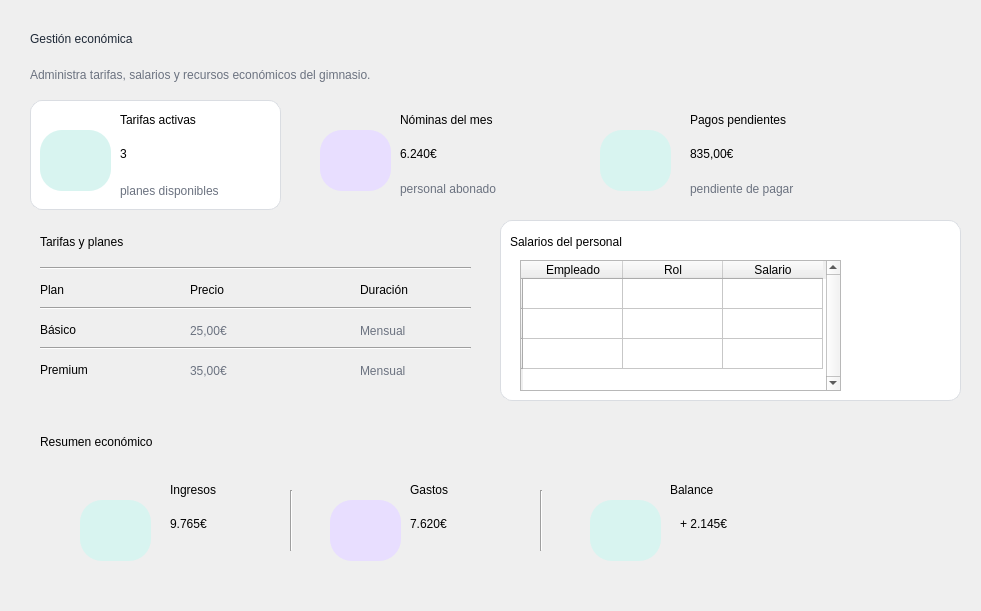
   <widget class="QFrame" name="frameContenido">
    <property name="geometry">
     <rect>
      <x>220</x>
      <y>90</y>
      <width>981</width>
      <height>611</height>
     </rect>
    </property>
    <property name="frameShape">
     <enum>QFrame::NoFrame</enum>
    </property>
    <widget class="QLabel" name="lblBienvenida">
     <property name="geometry">
      <rect>
       <x>30</x>
       <y>22</y>
       <width>300</width>
       <height>34</height>
      </rect>
     </property>
     <property name="styleSheet">
      <string notr="true">font:bold 20pt &quot;Segoe UI&quot;; color:#1F2937;</string>
     </property>
     <property name="text">
      <string>Gestión económica</string>
     </property>
    </widget>
    <widget class="QLabel" name="lblResumen">
     <property name="geometry">
      <rect>
       <x>30</x>
       <y>65</y>
       <width>470</width>
       <height>20</height>
      </rect>
     </property>
     <property name="styleSheet">
      <string notr="true">font:9pt &quot;Segoe UI&quot;; color:#6B7280;</string>
     </property>
     <property name="text">
      <string>Administra tarifas, salarios y recursos económicos del gimnasio.</string>
     </property>
    </widget>
    <widget class="QFrame" name="card3">
     <property name="geometry">
      <rect>
       <x>310</x>
       <y>100</y>
       <width>251</width>
       <height>110</height>
      </rect>
     </property>
     <widget class="QLabel" name="lblIconCal">
      <property name="geometry">
       <rect>
        <x>10</x>
        <y>30</y>
        <width>71</width>
        <height>61</height>
       </rect>
      </property>
      <property name="styleSheet">
       <string notr="true">background-color:#E8DEFF; border-radius:22px; font:17pt &quot;Segoe UI Emoji&quot;;</string>
      </property>
      <property name="text">
       <string/>
      </property>
     </widget>
     <widget class="QLabel" name="lblTituloasistencia">
      <property name="geometry">
       <rect>
        <x>90</x>
        <y>10</y>
        <width>131</width>
        <height>20</height>
       </rect>
      </property>
      <property name="styleSheet">
       <string notr="true">font:bold 11pt &quot;Segoe UI&quot;;</string>
      </property>
      <property name="text">
       <string>Nóminas del mes</string>
      </property>
     </widget>
     <widget class="QLabel" name="labelNominasMesEco">
      <property name="geometry">
       <rect>
        <x>90</x>
        <y>40</y>
        <width>131</width>
        <height>28</height>
       </rect>
      </property>
      <property name="styleSheet">
       <string notr="true">font:bold 20pt &quot;Segoe UI&quot;;color: rgb(0, 0, 0)</string>
      </property>
      <property name="text">
       <string>6.240€</string>
      </property>
     </widget>
     <widget class="QLabel" name="lblSubAs_2">
      <property name="geometry">
       <rect>
        <x>90</x>
        <y>80</y>
        <width>111</width>
        <height>18</height>
       </rect>
      </property>
      <property name="styleSheet">
       <string notr="true">color:#6B7280; font:9pt &quot;Segoe UI&quot;;</string>
      </property>
      <property name="text">
       <string>personal abonado</string>
      </property>
     </widget>
     <widget class="QLabel" name="label_6">
      <property name="geometry">
       <rect>
        <x>25</x>
        <y>40</y>
        <width>41</width>
        <height>41</height>
       </rect>
      </property>
      <property name="text">
       <string/>
      </property>
      <property name="pixmap">
       <pixmap>../imagenes/euro.png</pixmap>
      </property>
      <property name="scaledContents">
       <bool>true</bool>
      </property>
     </widget>
    </widget>
    <widget class="QFrame" name="card4">
     <property name="geometry">
      <rect>
       <x>590</x>
       <y>100</y>
       <width>281</width>
       <height>110</height>
      </rect>
     </property>
     <widget class="QLabel" name="lblIconAs">
      <property name="geometry">
       <rect>
        <x>10</x>
        <y>30</y>
        <width>71</width>
        <height>61</height>
       </rect>
      </property>
      <property name="styleSheet">
       <string notr="true">background-color:#D8F4F0; color:#18B7A5; border-radius:22px; font:bold 20pt &quot;Segoe UI&quot;;</string>
      </property>
      <property name="text">
       <string/>
      </property>
     </widget>
     <widget class="QLabel" name="lblTituloocupacion">
      <property name="geometry">
       <rect>
        <x>100</x>
        <y>10</y>
        <width>151</width>
        <height>20</height>
       </rect>
      </property>
      <property name="styleSheet">
       <string notr="true">font:bold 11pt &quot;Segoe UI&quot;;</string>
      </property>
      <property name="text">
       <string>Pagos pendientes</string>
      </property>
     </widget>
     <widget class="QLabel" name="labelPagosPendientesEco">
      <property name="geometry">
       <rect>
        <x>100</x>
        <y>40</y>
        <width>111</width>
        <height>28</height>
       </rect>
      </property>
      <property name="styleSheet">
       <string notr="true">font:bold 20pt &quot;Segoe UI&quot;; color:black;</string>
      </property>
      <property name="text">
       <string>835,00€</string>
      </property>
     </widget>
     <widget class="QLabel" name="lblSubAs">
      <property name="geometry">
       <rect>
        <x>100</x>
        <y>80</y>
        <width>131</width>
        <height>18</height>
       </rect>
      </property>
      <property name="styleSheet">
       <string notr="true">color:#6B7280; font:9pt &quot;Segoe UI&quot;;</string>
      </property>
      <property name="text">
       <string>pendiente de pagar</string>
      </property>
     </widget>
     <widget class="QLabel" name="label_7">
      <property name="geometry">
       <rect>
        <x>23</x>
        <y>40</y>
        <width>51</width>
        <height>41</height>
       </rect>
      </property>
      <property name="styleSheet">
       <string notr="true">image: url(./src/vista/imagenes/tarjeta-de-credito.png)</string>
      </property>
      <property name="text">
       <string/>
      </property>
     </widget>
    </widget>
    <widget class="QFrame" name="cardTabla">
     <property name="geometry">
      <rect>
       <x>30</x>
       <y>220</y>
       <width>451</width>
       <height>181</height>
      </rect>
     </property>
     <widget class="QLabel" name="lblTituloTabla">
      <property name="geometry">
       <rect>
        <x>10</x>
        <y>10</y>
        <width>301</width>
        <height>24</height>
       </rect>
      </property>
      <property name="styleSheet">
       <string notr="true">font:bold 15pt &quot;Segoe UI&quot;;</string>
      </property>
      <property name="text">
       <string>Tarifas y planes</string>
      </property>
     </widget>
     <widget class="Line" name="line">
      <property name="geometry">
       <rect>
        <x>10</x>
        <y>40</y>
        <width>431</width>
        <height>16</height>
       </rect>
      </property>
      <property name="orientation">
       <enum>Qt::Horizontal</enum>
      </property>
     </widget>
     <widget class="QLabel" name="lblTituloproxclase_3">
      <property name="geometry">
       <rect>
        <x>10</x>
        <y>60</y>
        <width>131</width>
        <height>20</height>
       </rect>
      </property>
      <property name="styleSheet">
       <string notr="true">font:bold 11pt &quot;Segoe UI&quot;;</string>
      </property>
      <property name="text">
       <string>Plan</string>
      </property>
     </widget>
     <widget class="QLabel" name="lblTituloproxclase_4">
      <property name="geometry">
       <rect>
        <x>10</x>
        <y>100</y>
        <width>131</width>
        <height>20</height>
       </rect>
      </property>
      <property name="styleSheet">
       <string notr="true">font:bold 11pt &quot;Segoe UI&quot;;</string>
      </property>
      <property name="text">
       <string>Básico</string>
      </property>
     </widget>
     <widget class="QLabel" name="lblTituloproxclase_5">
      <property name="geometry">
       <rect>
        <x>10</x>
        <y>140</y>
        <width>131</width>
        <height>20</height>
       </rect>
      </property>
      <property name="styleSheet">
       <string notr="true">font:bold 11pt &quot;Segoe UI&quot;;</string>
      </property>
      <property name="text">
       <string>Premium</string>
      </property>
     </widget>
     <widget class="QLabel" name="labelBasicoPrecio">
      <property name="geometry">
       <rect>
        <x>160</x>
        <y>100</y>
        <width>131</width>
        <height>21</height>
       </rect>
      </property>
      <property name="styleSheet">
       <string notr="true">color:#6B7280; font:11pt &quot;Segoe UI&quot;;</string>
      </property>
      <property name="text">
       <string>25,00€</string>
      </property>
     </widget>
     <widget class="QLabel" name="lblTituloproxclase_6">
      <property name="geometry">
       <rect>
        <x>160</x>
        <y>60</y>
        <width>131</width>
        <height>20</height>
       </rect>
      </property>
      <property name="styleSheet">
       <string notr="true">font:bold 11pt &quot;Segoe UI&quot;;</string>
      </property>
      <property name="text">
       <string>Precio</string>
      </property>
     </widget>
     <widget class="QLabel" name="lblTituloproxclase_7">
      <property name="geometry">
       <rect>
        <x>330</x>
        <y>60</y>
        <width>131</width>
        <height>20</height>
       </rect>
      </property>
      <property name="styleSheet">
       <string notr="true">font:bold 11pt &quot;Segoe UI&quot;;</string>
      </property>
      <property name="text">
       <string>Duración</string>
      </property>
     </widget>
     <widget class="QLabel" name="labelPremiumPrecio">
      <property name="geometry">
       <rect>
        <x>160</x>
        <y>140</y>
        <width>131</width>
        <height>21</height>
       </rect>
      </property>
      <property name="styleSheet">
       <string notr="true">color:#6B7280; font:11pt &quot;Segoe UI&quot;;</string>
      </property>
      <property name="text">
       <string>35,00€</string>
      </property>
     </widget>
     <widget class="QLabel" name="labelBasicoBuracion">
      <property name="geometry">
       <rect>
        <x>330</x>
        <y>100</y>
        <width>131</width>
        <height>21</height>
       </rect>
      </property>
      <property name="styleSheet">
       <string notr="true">color:#6B7280; font:11pt &quot;Segoe UI&quot;;</string>
      </property>
      <property name="text">
       <string>Mensual</string>
      </property>
     </widget>
     <widget class="QLabel" name="labelPremiumDuracion">
      <property name="geometry">
       <rect>
        <x>330</x>
        <y>140</y>
        <width>131</width>
        <height>21</height>
       </rect>
      </property>
      <property name="styleSheet">
       <string notr="true">color:#6B7280; font:11pt &quot;Segoe UI&quot;;</string>
      </property>
      <property name="text">
       <string>Mensual</string>
      </property>
     </widget>
     <widget class="Line" name="line_2">
      <property name="geometry">
       <rect>
        <x>10</x>
        <y>80</y>
        <width>431</width>
        <height>16</height>
       </rect>
      </property>
      <property name="orientation">
       <enum>Qt::Horizontal</enum>
      </property>
     </widget>
     <widget class="Line" name="line_3">
      <property name="geometry">
       <rect>
        <x>10</x>
        <y>120</y>
        <width>431</width>
        <height>16</height>
       </rect>
      </property>
      <property name="orientation">
       <enum>Qt::Horizontal</enum>
      </property>
     </widget>
    </widget>
    <widget class="QFrame" name="card2_2">
     <property name="geometry">
      <rect>
       <x>30</x>
       <y>100</y>
       <width>251</width>
       <height>110</height>
      </rect>
     </property>
     <property name="styleSheet">
      <string notr="true">#card2_2 {
    background-color: #FFFFFF;
    border: 1px solid #DADDE2;
    border-radius: 12px;
}</string>
     </property>
     <widget class="QLabel" name="lblTituloproxclase_2">
      <property name="geometry">
       <rect>
        <x>90</x>
        <y>10</y>
        <width>131</width>
        <height>20</height>
       </rect>
      </property>
      <property name="styleSheet">
       <string notr="true">font:bold 11pt &quot;Segoe UI&quot;;</string>
      </property>
      <property name="text">
       <string>Tarifas activas</string>
      </property>
     </widget>
     <widget class="QLabel" name="labelTarifasActivasEco">
      <property name="geometry">
       <rect>
        <x>90</x>
        <y>40</y>
        <width>95</width>
        <height>28</height>
       </rect>
      </property>
      <property name="styleSheet">
       <string notr="true">font:bold 20pt &quot;Segoe UI&quot;;color: rgb(0, 0, 0)</string>
      </property>
      <property name="text">
       <string>3</string>
      </property>
     </widget>
     <widget class="QLabel" name="labelHora_2">
      <property name="geometry">
       <rect>
        <x>90</x>
        <y>80</y>
        <width>131</width>
        <height>21</height>
       </rect>
      </property>
      <property name="styleSheet">
       <string notr="true">color:#6B7280; font:9pt &quot;Segoe UI&quot;;</string>
      </property>
      <property name="text">
       <string>planes disponibles</string>
      </property>
     </widget>
     <widget class="QLabel" name="lblIconAs_2">
      <property name="geometry">
       <rect>
        <x>10</x>
        <y>30</y>
        <width>71</width>
        <height>61</height>
       </rect>
      </property>
      <property name="styleSheet">
       <string notr="true">background-color:#D8F4F0; color:#18B7A5; border-radius:22px; font:bold 20pt &quot;Segoe UI&quot;;</string>
      </property>
      <property name="text">
       <string/>
      </property>
     </widget>
     <widget class="QLabel" name="label_9">
      <property name="geometry">
       <rect>
        <x>28</x>
        <y>40</y>
        <width>41</width>
        <height>41</height>
       </rect>
      </property>
      <property name="text">
       <string/>
      </property>
      <property name="pixmap">
       <pixmap>../imagenes/plan-de-accion.png</pixmap>
      </property>
      <property name="scaledContents">
       <bool>true</bool>
      </property>
     </widget>
    </widget>
    <widget class="QLabel" name="label_17">
     <property name="geometry">
      <rect>
       <x>280</x>
       <y>480</y>
       <width>47</width>
       <height>13</height>
      </rect>
     </property>
     <property name="text">
      <string/>
     </property>
    </widget>
    <widget class="QLabel" name="label_18">
     <property name="geometry">
      <rect>
       <x>-160</x>
       <y>0</y>
       <width>1391</width>
       <height>621</height>
      </rect>
     </property>
     <property name="styleSheet">
      <string notr="true">image:url(./src/vista/imagenes/reborde_ola.png)</string>
     </property>
     <property name="text">
      <string/>
     </property>
    </widget>
    <widget class="QFrame" name="card2_3">
     <property name="geometry">
      <rect>
       <x>500</x>
       <y>220</y>
       <width>461</width>
       <height>181</height>
      </rect>
     </property>
     <property name="styleSheet">
      <string notr="true">#card2_3 {
    background-color: #FFFFFF;
    border: 1px solid #DADDE2;
    border-radius: 12px;
}</string>
     </property>
     <widget class="QLabel" name="labelHora_4">
      <property name="geometry">
       <rect>
        <x>470</x>
        <y>40</y>
        <width>241</width>
        <height>41</height>
       </rect>
      </property>
      <property name="styleSheet">
       <string notr="true">color:#6B7280; font:9pt &quot;Segoe UI&quot;;</string>
      </property>
      <property name="text">
       <string>No se deben duplicar pagos ya abonados</string>
      </property>
      <property name="wordWrap">
       <bool>true</bool>
      </property>
     </widget>
     <widget class="QTableWidget" name="tablaSalariosEconomica">
      <property name="geometry">
       <rect>
        <x>20</x>
        <y>40</y>
        <width>321</width>
        <height>131</height>
       </rect>
      </property>
      <property name="verticalScrollBarPolicy">
       <enum>Qt::ScrollBarAlwaysOn</enum>
      </property>
      <row>
       <property name="text">
        <string/>
       </property>
      </row>
      <row>
       <property name="text">
        <string/>
       </property>
      </row>
      <row>
       <property name="text">
        <string/>
       </property>
      </row>
      <column>
       <property name="text">
        <string>Empleado</string>
       </property>
      </column>
      <column>
       <property name="text">
        <string>Rol</string>
       </property>
      </column>
      <column>
       <property name="text">
        <string>Salario</string>
       </property>
      </column>
     </widget>
     <widget class="QLabel" name="lblTituloTabla_2">
      <property name="geometry">
       <rect>
        <x>10</x>
        <y>10</y>
        <width>301</width>
        <height>24</height>
       </rect>
      </property>
      <property name="styleSheet">
       <string notr="true">font:bold 15pt &quot;Segoe UI&quot;;</string>
      </property>
      <property name="text">
       <string>Salarios del personal</string>
      </property>
     </widget>
    </widget>
    <widget class="QFrame" name="card2_4">
     <property name="geometry">
      <rect>
       <x>30</x>
       <y>420</y>
       <width>931</width>
       <height>181</height>
      </rect>
     </property>
     <property name="styleSheet">
      <string notr="true">#card2_4 {
    background-color: #FFFFFF;
    border: 1px solid #DADDE2;
    border-radius: 12px;
}&lt;?xml version=&quot;1.0&quot; encoding=&quot;UTF-8&quot;?&gt;
&lt;ui version=&quot;4.0&quot;&gt;
 &lt;widget name=&quot;__qt_fake_top_level&quot;&gt;
  &lt;widget class=&quot;QFrame&quot; name=&quot;card2_3&quot;&gt;
   &lt;property name=&quot;geometry&quot;&gt;
    &lt;rect&gt;
     &lt;x&gt;500&lt;/x&gt;
     &lt;y&gt;220&lt;/y&gt;
     &lt;width&gt;461&lt;/width&gt;
     &lt;height&gt;181&lt;/height&gt;
    &lt;/rect&gt;
   &lt;/property&gt;
   &lt;property name=&quot;styleSheet&quot;&gt;
    &lt;string notr=&quot;true&quot;&gt;#card2_3 {
    background-color: #FFFFFF;
    border: 1px solid #DADDE2;
    border-radius: 12px;
}&lt;/string&gt;
   &lt;/property&gt;
   &lt;widget class=&quot;QLabel&quot; name=&quot;labelHora_4&quot;&gt;
    &lt;property name=&quot;geometry&quot;&gt;
     &lt;rect&gt;
      &lt;x&gt;470&lt;/x&gt;
      &lt;y&gt;40&lt;/y&gt;
      &lt;width&gt;241&lt;/width&gt;
      &lt;height&gt;41&lt;/height&gt;
     &lt;/rect&gt;
    &lt;/property&gt;
    &lt;property name=&quot;styleSheet&quot;&gt;
     &lt;string notr=&quot;true&quot;&gt;color:#6B7280; font:9pt &amp;quot;Segoe UI&amp;quot;;&lt;/string&gt;
    &lt;/property&gt;
    &lt;property name=&quot;text&quot;&gt;
     &lt;string&gt;No se deben duplicar pagos ya abonados&lt;/string&gt;
    &lt;/property&gt;
    &lt;property name=&quot;wordWrap&quot;&gt;
     &lt;bool&gt;true&lt;/bool&gt;
    &lt;/property&gt;
   &lt;/widget&gt;
   &lt;widget class=&quot;QTableWidget&quot; name=&quot;tableWidget&quot;&gt;
    &lt;property name=&quot;geometry&quot;&gt;
     &lt;rect&gt;
      &lt;x&gt;10&lt;/x&gt;
      &lt;y&gt;40&lt;/y&gt;
      &lt;width&gt;431&lt;/width&gt;
      &lt;height&gt;131&lt;/height&gt;
     &lt;/rect&gt;
    &lt;/property&gt;
    &lt;row&gt;
     &lt;property name=&quot;text&quot;&gt;
      &lt;string/&gt;
     &lt;/property&gt;
    &lt;/row&gt;
    &lt;row&gt;
     &lt;property name=&quot;text&quot;&gt;
      &lt;string/&gt;
     &lt;/property&gt;
    &lt;/row&gt;
    &lt;row&gt;
     &lt;property name=&quot;text&quot;&gt;
      &lt;string/&gt;
     &lt;/property&gt;
    &lt;/row&gt;
    &lt;column&gt;
     &lt;property name=&quot;text&quot;&gt;
      &lt;string&gt;Empleado&lt;/string&gt;
     &lt;/property&gt;
    &lt;/column&gt;
    &lt;column&gt;
     &lt;property name=&quot;text&quot;&gt;
      &lt;string&gt;Rol&lt;/string&gt;
     &lt;/property&gt;
    &lt;/column&gt;
    &lt;column&gt;
     &lt;property name=&quot;text&quot;&gt;
      &lt;string&gt;Estado&lt;/string&gt;
     &lt;/property&gt;
    &lt;/column&gt;
    &lt;column&gt;
     &lt;property name=&quot;text&quot;&gt;
      &lt;string&gt;Estado&lt;/string&gt;
     &lt;/property&gt;
    &lt;/column&gt;
   &lt;/widget&gt;
   &lt;widget class=&quot;QLabel&quot; name=&quot;lblTituloTabla_2&quot;&gt;
    &lt;property name=&quot;geometry&quot;&gt;
     &lt;rect&gt;
      &lt;x&gt;10&lt;/x&gt;
      &lt;y&gt;10&lt;/y&gt;
      &lt;width&gt;301&lt;/width&gt;
      &lt;height&gt;24&lt;/height&gt;
     &lt;/rect&gt;
    &lt;/property&gt;
    &lt;property name=&quot;styleSheet&quot;&gt;
     &lt;string notr=&quot;true&quot;&gt;font:bold 15pt &amp;quot;Segoe UI&amp;quot;;&lt;/string&gt;
    &lt;/property&gt;
    &lt;property name=&quot;text&quot;&gt;
     &lt;string&gt;Salarios del personal&lt;/string&gt;
    &lt;/property&gt;
   &lt;/widget&gt;
  &lt;/widget&gt;
 &lt;/widget&gt;
 &lt;resources/&gt;
&lt;/ui&gt;
</string>
     </property>
     <widget class="QLabel" name="lblTituloTabla_3">
      <property name="geometry">
       <rect>
        <x>10</x>
        <y>10</y>
        <width>301</width>
        <height>24</height>
       </rect>
      </property>
      <property name="styleSheet">
       <string notr="true">font:bold 15pt &quot;Segoe UI&quot;;</string>
      </property>
      <property name="text">
       <string>Resumen económico</string>
      </property>
     </widget>
     <widget class="QFrame" name="card2_5">
      <property name="geometry">
       <rect>
        <x>30</x>
        <y>50</y>
        <width>801</width>
        <height>111</height>
       </rect>
      </property>
      <property name="styleSheet">
       <string notr="true">#card2_5 {
    background-color: #FFFFFF;
    border: 1px solid #DADDE2;
    border-radius: 12px;
}&lt;?xml version=&quot;1.0&quot; encoding=&quot;UTF-8&quot;?&gt;
&lt;ui version=&quot;4.0&quot;&gt;
 &lt;widget name=&quot;__qt_fake_top_level&quot;&gt;
  &lt;widget class=&quot;QFrame&quot; name=&quot;card2_3&quot;&gt;
   &lt;property name=&quot;geometry&quot;&gt;
    &lt;rect&gt;
     &lt;x&gt;500&lt;/x&gt;
     &lt;y&gt;220&lt;/y&gt;
     &lt;width&gt;461&lt;/width&gt;
     &lt;height&gt;181&lt;/height&gt;
    &lt;/rect&gt;
   &lt;/property&gt;
   &lt;property name=&quot;styleSheet&quot;&gt;
    &lt;string notr=&quot;true&quot;&gt;#card2_3 {
    background-color: #FFFFFF;
    border: 1px solid #DADDE2;
    border-radius: 12px;
}&lt;/string&gt;
   &lt;/property&gt;
   &lt;widget class=&quot;QLabel&quot; name=&quot;labelHora_4&quot;&gt;
    &lt;property name=&quot;geometry&quot;&gt;
     &lt;rect&gt;
      &lt;x&gt;470&lt;/x&gt;
      &lt;y&gt;40&lt;/y&gt;
      &lt;width&gt;241&lt;/width&gt;
      &lt;height&gt;41&lt;/height&gt;
     &lt;/rect&gt;
    &lt;/property&gt;
    &lt;property name=&quot;styleSheet&quot;&gt;
     &lt;string notr=&quot;true&quot;&gt;color:#6B7280; font:9pt &amp;quot;Segoe UI&amp;quot;;&lt;/string&gt;
    &lt;/property&gt;
    &lt;property name=&quot;text&quot;&gt;
     &lt;string&gt;No se deben duplicar pagos ya abonados&lt;/string&gt;
    &lt;/property&gt;
    &lt;property name=&quot;wordWrap&quot;&gt;
     &lt;bool&gt;true&lt;/bool&gt;
    &lt;/property&gt;
   &lt;/widget&gt;
   &lt;widget class=&quot;QTableWidget&quot; name=&quot;tableWidget&quot;&gt;
    &lt;property name=&quot;geometry&quot;&gt;
     &lt;rect&gt;
      &lt;x&gt;10&lt;/x&gt;
      &lt;y&gt;40&lt;/y&gt;
      &lt;width&gt;431&lt;/width&gt;
      &lt;height&gt;131&lt;/height&gt;
     &lt;/rect&gt;
    &lt;/property&gt;
    &lt;row&gt;
     &lt;property name=&quot;text&quot;&gt;
      &lt;string/&gt;
     &lt;/property&gt;
    &lt;/row&gt;
    &lt;row&gt;
     &lt;property name=&quot;text&quot;&gt;
      &lt;string/&gt;
     &lt;/property&gt;
    &lt;/row&gt;
    &lt;row&gt;
     &lt;property name=&quot;text&quot;&gt;
      &lt;string/&gt;
     &lt;/property&gt;
    &lt;/row&gt;
    &lt;column&gt;
     &lt;property name=&quot;text&quot;&gt;
      &lt;string&gt;Empleado&lt;/string&gt;
     &lt;/property&gt;
    &lt;/column&gt;
    &lt;column&gt;
     &lt;property name=&quot;text&quot;&gt;
      &lt;string&gt;Rol&lt;/string&gt;
     &lt;/property&gt;
    &lt;/column&gt;
    &lt;column&gt;
     &lt;property name=&quot;text&quot;&gt;
      &lt;string&gt;Estado&lt;/string&gt;
     &lt;/property&gt;
    &lt;/column&gt;
    &lt;column&gt;
     &lt;property name=&quot;text&quot;&gt;
      &lt;string&gt;Estado&lt;/string&gt;
     &lt;/property&gt;
    &lt;/column&gt;
   &lt;/widget&gt;
   &lt;widget class=&quot;QLabel&quot; name=&quot;lblTituloTabla_2&quot;&gt;
    &lt;property name=&quot;geometry&quot;&gt;
     &lt;rect&gt;
      &lt;x&gt;10&lt;/x&gt;
      &lt;y&gt;10&lt;/y&gt;
      &lt;width&gt;301&lt;/width&gt;
      &lt;height&gt;24&lt;/height&gt;
     &lt;/rect&gt;
    &lt;/property&gt;
    &lt;property name=&quot;styleSheet&quot;&gt;
     &lt;string notr=&quot;true&quot;&gt;font:bold 15pt &amp;quot;Segoe UI&amp;quot;;&lt;/string&gt;
    &lt;/property&gt;
    &lt;property name=&quot;text&quot;&gt;
     &lt;string&gt;Salarios del personal&lt;/string&gt;
    &lt;/property&gt;
   &lt;/widget&gt;
  &lt;/widget&gt;
 &lt;/widget&gt;
 &lt;resources/&gt;
&lt;/ui&gt;
</string>
      </property>
      <widget class="QLabel" name="lblTituloTabla_4">
       <property name="geometry">
        <rect>
         <x>10</x>
         <y>10</y>
         <width>301</width>
         <height>24</height>
        </rect>
       </property>
       <property name="styleSheet">
        <string notr="true">font:bold 15pt &quot;Segoe UI&quot;;</string>
       </property>
       <property name="text">
        <string/>
       </property>
      </widget>
      <widget class="QLabel" name="lblIconAs_3">
       <property name="geometry">
        <rect>
         <x>20</x>
         <y>30</y>
         <width>71</width>
         <height>61</height>
        </rect>
       </property>
       <property name="styleSheet">
        <string notr="true">background-color:#D8F4F0; color:#18B7A5; border-radius:22px; font:bold 20pt &quot;Segoe UI&quot;;</string>
       </property>
       <property name="text">
        <string/>
       </property>
      </widget>
      <widget class="QLabel" name="lblIconCal_2">
       <property name="geometry">
        <rect>
         <x>270</x>
         <y>30</y>
         <width>71</width>
         <height>61</height>
        </rect>
       </property>
       <property name="styleSheet">
        <string notr="true">background-color:#E8DEFF; border-radius:22px; font:17pt &quot;Segoe UI Emoji&quot;;</string>
       </property>
       <property name="text">
        <string/>
       </property>
      </widget>
      <widget class="QLabel" name="lblIconAs_4">
       <property name="geometry">
        <rect>
         <x>530</x>
         <y>30</y>
         <width>71</width>
         <height>61</height>
        </rect>
       </property>
       <property name="styleSheet">
        <string notr="true">background-color:#D8F4F0; color:#18B7A5; border-radius:22px; font:bold 20pt &quot;Segoe UI&quot;;</string>
       </property>
       <property name="text">
        <string/>
       </property>
      </widget>
      <widget class="QLabel" name="lblTituloproxclase_8">
       <property name="geometry">
        <rect>
         <x>110</x>
         <y>10</y>
         <width>131</width>
         <height>20</height>
        </rect>
       </property>
       <property name="styleSheet">
        <string notr="true">font:bold 11pt &quot;Segoe UI&quot;;</string>
       </property>
       <property name="text">
        <string>Ingresos</string>
       </property>
      </widget>
      <widget class="QLabel" name="label_13">
       <property name="geometry">
        <rect>
         <x>285</x>
         <y>40</y>
         <width>41</width>
         <height>41</height>
        </rect>
       </property>
       <property name="text">
        <string/>
       </property>
       <property name="pixmap">
        <pixmap>../imagenes/euro.png</pixmap>
       </property>
       <property name="scaledContents">
        <bool>true</bool>
       </property>
      </widget>
      <widget class="QLabel" name="labelIngresosEco">
       <property name="geometry">
        <rect>
         <x>110</x>
         <y>40</y>
         <width>131</width>
         <height>28</height>
        </rect>
       </property>
       <property name="styleSheet">
        <string notr="true">font:bold 20pt &quot;Segoe UI&quot;;color: rgb(0, 0, 0)</string>
       </property>
       <property name="text">
        <string>9.765€</string>
       </property>
      </widget>
      <widget class="QLabel" name="lblTituloproxclase_9">
       <property name="geometry">
        <rect>
         <x>350</x>
         <y>10</y>
         <width>131</width>
         <height>20</height>
        </rect>
       </property>
       <property name="styleSheet">
        <string notr="true">font:bold 11pt &quot;Segoe UI&quot;;</string>
       </property>
       <property name="text">
        <string>Gastos</string>
       </property>
      </widget>
      <widget class="QLabel" name="labelGastosEco">
       <property name="geometry">
        <rect>
         <x>350</x>
         <y>40</y>
         <width>131</width>
         <height>28</height>
        </rect>
       </property>
       <property name="styleSheet">
        <string notr="true">font:bold 20pt &quot;Segoe UI&quot;;color: rgb(0, 0, 0)</string>
       </property>
       <property name="text">
        <string>7.620€</string>
       </property>
      </widget>
      <widget class="QLabel" name="label_15">
       <property name="geometry">
        <rect>
         <x>35</x>
         <y>40</y>
         <width>41</width>
         <height>41</height>
        </rect>
       </property>
       <property name="text">
        <string/>
       </property>
       <property name="pixmap">
        <pixmap>../imagenes/caja-registradora.png</pixmap>
       </property>
       <property name="scaledContents">
        <bool>true</bool>
       </property>
      </widget>
      <widget class="Line" name="line_4">
       <property name="geometry">
        <rect>
         <x>230</x>
         <y>20</y>
         <width>3</width>
         <height>61</height>
        </rect>
       </property>
       <property name="orientation">
        <enum>Qt::Vertical</enum>
       </property>
      </widget>
      <widget class="Line" name="line_5">
       <property name="geometry">
        <rect>
         <x>480</x>
         <y>20</y>
         <width>3</width>
         <height>61</height>
        </rect>
       </property>
       <property name="orientation">
        <enum>Qt::Vertical</enum>
       </property>
      </widget>
      <widget class="QLabel" name="label_16">
       <property name="geometry">
        <rect>
         <x>540</x>
         <y>40</y>
         <width>41</width>
         <height>41</height>
        </rect>
       </property>
       <property name="styleSheet">
        <string notr="true">image: url(./src/vista/imagenes/grafico-de-barras.png)</string>
       </property>
       <property name="text">
        <string/>
       </property>
      </widget>
      <widget class="QLabel" name="lblTituloproxclase_10">
       <property name="geometry">
        <rect>
         <x>610</x>
         <y>10</y>
         <width>131</width>
         <height>20</height>
        </rect>
       </property>
       <property name="styleSheet">
        <string notr="true">font:bold 11pt &quot;Segoe UI&quot;;</string>
       </property>
       <property name="text">
        <string>Balance</string>
       </property>
      </widget>
      <widget class="QLabel" name="labelBalanceEco">
       <property name="geometry">
        <rect>
         <x>620</x>
         <y>40</y>
         <width>161</width>
         <height>28</height>
        </rect>
       </property>
       <property name="styleSheet">
        <string notr="true">font:bold 20pt &quot;Segoe UI&quot;;color: rgb(0, 0, 0)</string>
       </property>
       <property name="text">
        <string>+ 2.145€</string>
       </property>
      </widget>
     </widget>
    </widget>
    <zorder>label_18</zorder>
    <zorder>lblBienvenida</zorder>
    <zorder>lblResumen</zorder>
    <zorder>card3</zorder>
    <zorder>card4</zorder>
    <zorder>cardTabla</zorder>
    <zorder>card2_2</zorder>
    <zorder>label_17</zorder>
    <zorder>card2_3</zorder>
    <zorder>card2_4</zorder>
   </widget>
